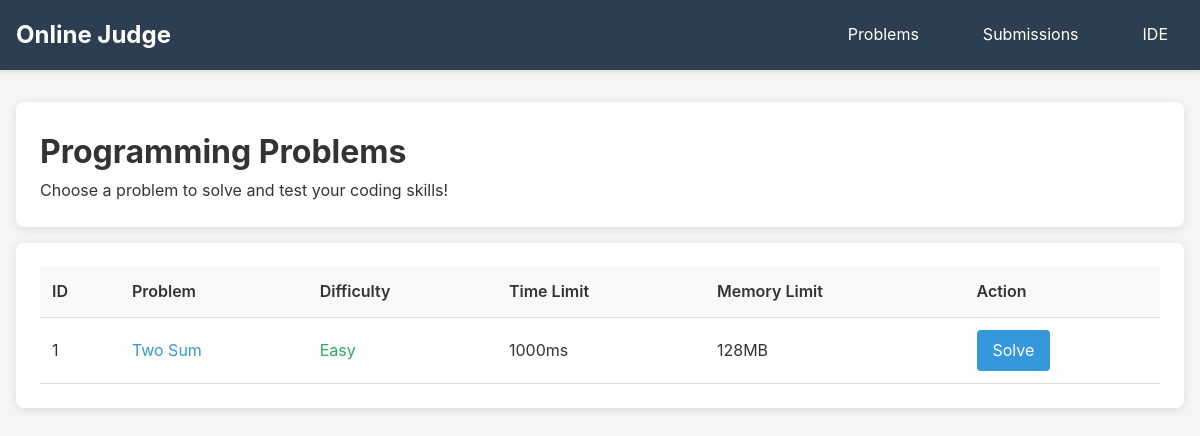
The page / on the database its author committed.
### tables this page shows
CREATE TABLE problems (
            id INTEGER PRIMARY KEY AUTOINCREMENT,
            title TEXT NOT NULL,
            description TEXT NOT NULL,
            input_format TEXT,
            output_format TEXT,
            constraints TEXT,
            time_limit INTEGER DEFAULT 2000,  -- in milliseconds
            memory_limit INTEGER DEFAULT 256,  -- in MB
            difficulty TEXT DEFAULT 'Easy',
            created_at TIMESTAMP DEFAULT CURRENT_TIMESTAMP
        );

### main.py (the view)
@app.get("/", response_class=HTMLResponse)
async def home(request: Request):
    conn = get_db_connection()
    cursor = conn.cursor()
    cursor.execute("SELECT id, title, difficulty, time_limit, memory_limit FROM problems ORDER BY created_at DESC")
    problems = [dict(row) for row in cursor.fetchall()]
    conn.close()
    return templates.TemplateResponse("home.html", {
        "request": request,
        "problems": problems
    })

### templates/home.html (shortened to what this page needs)
{% extends "base.html" %}
{% block content %}
<div class="card">
    <h1>Programming Problems</h1>
    <p>Choose a problem to solve and test your coding skills!</p>
</div>
<div class="card">
    <table>
        <thead>
            <tr>
                <th>ID</th>
                <th>Problem</th>
                <th>Difficulty</th>
                <th>Time Limit</th>
                <th>Memory Limit</th>
                <th>Action</th>
            </tr>
        </thead>
        <tbody>
            {% for problem in problems %}
            <tr>
                <td>{{ problem.id }}</td>
                <td>
                    <a href="/problem/{{ problem.id }}" style="text-decoration: none; color: #3498db;">
                        {{ problem.title }}
                    </a>
                </td>
                <td>
                    <span class="difficulty-{{ problem.difficulty }}">
                        {{ problem.difficulty }}
                    </span>
                </td>
                <td>{{ problem.time_limit }}ms</td>
                <td>{{ problem.memory_limit }}MB</td>
                <td>
                    <a href="/problem/{{ problem.id }}" class="btn">Solve</a>
                </td>
            </tr>
            {% endfor %}
        </tbody>
    </table>
</div>
{% endblock %}

### templates/base.html (style rules this page uses)
* { margin: 0; padding: 0; box-sizing: border-box; }
body { font-family: -apple-system, BlinkMacSystemFont, 'Segoe UI', sans-serif; line-height: 1.6; color: #333; background-color: #f5f5f5; }
.card { background: white; border-radius: 8px; box-shadow: 0 2px 10px rgba(0,0,0,0.1); padding: 1.5rem; margin-bottom: 1rem; }
.btn { display: inline-block; padding: 0.5rem 1rem; background: #3498db; color: white; text-decoration: none; border-radius: 4px; border: none; cursor: pointer; transition: background 0.3s; }
table { width: 100%; border-collapse: collapse; }
th, td { padding: 0.75rem; text-align: left; border-bottom: 1px solid #ddd; }
th { background: #f8f9fa; font-weight: 600; }
.difficulty-Easy { color: #27ae60; }

### rows shown on the page
problems: id "1", title "Two Sum", difficulty "Easy", time_limit "1000", memory_limit "128"
